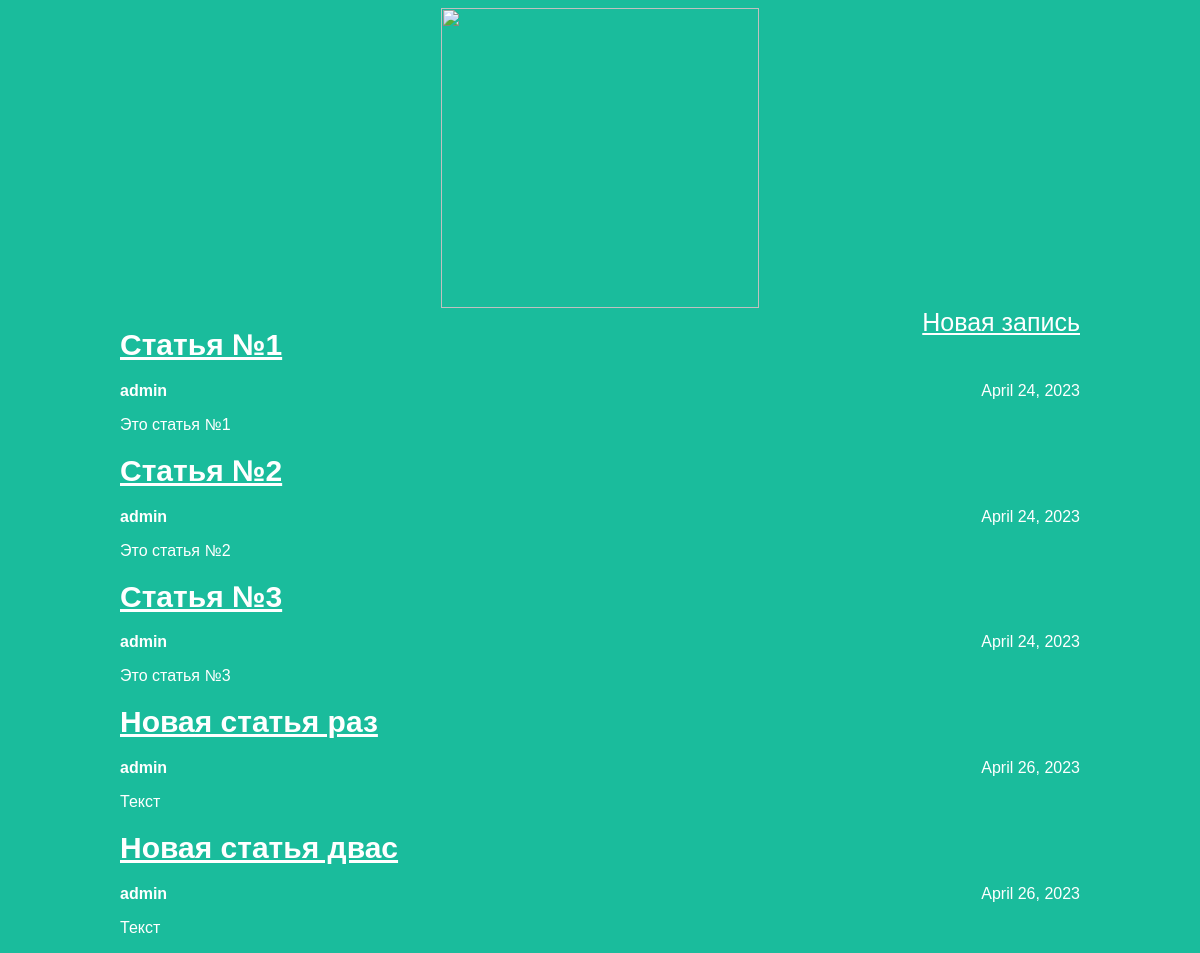
The page / on the database its author committed.
### articles/models.py (models this page shows, shortened)
class Article(models.Model):
    title = models.CharField(max_length=200)
    author = models.ForeignKey(User, on_delete=models.CASCADE)
    text = models.TextField()
    created_date = models.DateField(auto_now_add=True)
    def get_excerpt(self):
        return self.text[:140] + "..." if len(self.text) > 140 else self.text

### articles/views.py (the view)
# urls.py: path('', views.archive, name='archive'),
def archive(request):
    return render(request, 'archive.html', {"posts": Article.objects.all()})

### articles/templates/archive.html (shortened to what this page needs)
<!DOCTYPE html>
<html>
<head>
    <link rel="stylesheet" href="{{ STATIC_URL }}/static/css/article.css">
</head>
<body class="archive">
    <div class="header">
        <img src="https://krot.info/uploads/posts/2022-03/1646772961_63-krot-info-p-sovremennie-memi-smeshnie-foto-69.jpg"
            style="height:300px"/>
            <div class="back-button"><a href="/article/new/">Новая запись</a></div>
    </div>
    <div class="archive">
        {% for post in posts %}
        <div class="post-title">
            <h2><a href="article/{{post.id}}">{{ post.title }}</a></h2>
            <div class="article-info">
                <div class="article-author">{{ post.author.username }}</div>
                <div class="article-created-date">{{ post.created_date }}</div>
            </div>
            <p class="article-text">{{ post.get_excerpt }}</p>
        </div>
        {% endfor %}
    </div>
</body>
</html>

### articles/static/css/article.css (style rules this page uses)
body { background: #1abc9c; font-family: Tahoma, Arial, sans-serif; color: #ffffff; }
.header img { display: block; width: 318px; margin-left: auto; margin-right: auto; }
.archive { width: 960px; margin-left: auto; margin-right: auto; }
.post-title a { font-size: 30px; color: #ffffff; }
.back-button a { float:right; font-size: 25px; color: #ffffff; }
.article-author { font-weight: bold; width: 50%; float: left; }
.article-created-date { text-align: right; }

### rows shown on the page
Article: title "Статья №1", author.username "admin", created_date "April 24, 2023", get_excerpt "Это статья №1"
Article: title "Статья №2", author.username "admin", created_date "April 24, 2023", get_excerpt "Это статья №2"
Article: title "Статья №3", author.username "admin", created_date "April 24, 2023", get_excerpt "Это статья №3"
Article: title "Новая статья раз", author.username "admin", created_date "April 26, 2023", get_excerpt "Текст"
Article: title "Новая статья двас", author.username "admin", created_date "April 26, 2023", get_excerpt "Текст"
